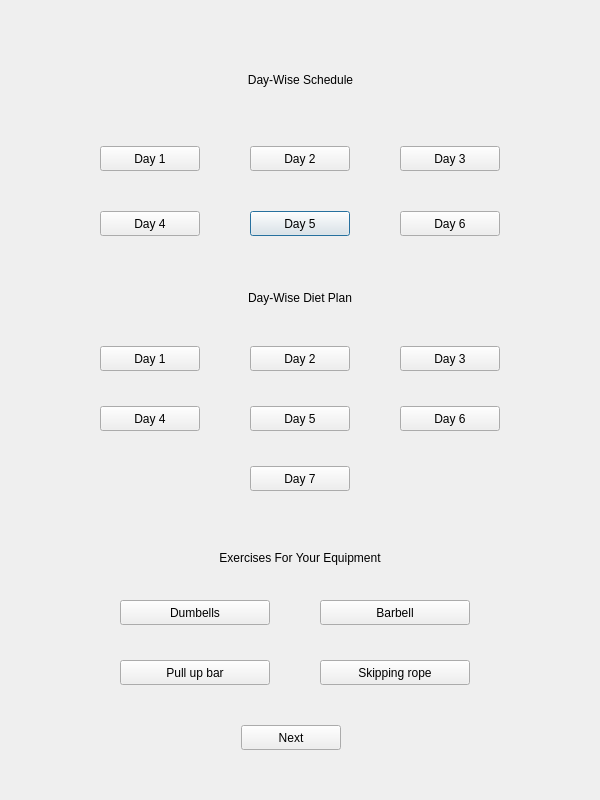
<?xml version="1.0" encoding="UTF-8"?>
<ui version="4.0">
 <class>hscreen5</class>
 <widget class="QDialog" name="hscreen5">
  <property name="geometry">
   <rect>
    <x>0</x>
    <y>0</y>
    <width>600</width>
    <height>800</height>
   </rect>
  </property>
  <property name="windowTitle">
   <string>Plan Of Action</string>
  </property>
  <widget class="QPushButton" name="hexerd5">
   <property name="geometry">
    <rect>
     <x>250</x>
     <y>211</y>
     <width>100</width>
     <height>25</height>
    </rect>
   </property>
   <property name="text">
    <string>Day 5</string>
   </property>
  </widget>
  <widget class="QLabel" name="daywiseheading">
   <property name="geometry">
    <rect>
     <x>100</x>
     <y>60</y>
     <width>401</width>
     <height>41</height>
    </rect>
   </property>
   <property name="text">
    <string>&lt;html&gt;&lt;head/&gt;&lt;body&gt;&lt;p align=&quot;center&quot;&gt;Day-Wise Schedule&lt;/p&gt;&lt;/body&gt;&lt;/html&gt;</string>
   </property>
  </widget>
  <widget class="QPushButton" name="hexerd1">
   <property name="geometry">
    <rect>
     <x>100</x>
     <y>146</y>
     <width>100</width>
     <height>25</height>
    </rect>
   </property>
   <property name="text">
    <string>Day 1</string>
   </property>
  </widget>
  <widget class="QPushButton" name="eq3">
   <property name="geometry">
    <rect>
     <x>120</x>
     <y>660</y>
     <width>150</width>
     <height>25</height>
    </rect>
   </property>
   <property name="text">
    <string>Pull up bar</string>
   </property>
  </widget>
  <widget class="QPushButton" name="hdietd4">
   <property name="geometry">
    <rect>
     <x>100</x>
     <y>406</y>
     <width>100</width>
     <height>25</height>
    </rect>
   </property>
   <property name="text">
    <string>Day 4</string>
   </property>
  </widget>
  <widget class="QPushButton" name="hexerd3">
   <property name="geometry">
    <rect>
     <x>400</x>
     <y>146</y>
     <width>100</width>
     <height>25</height>
    </rect>
   </property>
   <property name="text">
    <string>Day 3</string>
   </property>
  </widget>
  <widget class="QPushButton" name="eq4">
   <property name="geometry">
    <rect>
     <x>320</x>
     <y>660</y>
     <width>150</width>
     <height>25</height>
    </rect>
   </property>
   <property name="text">
    <string>Skipping rope</string>
   </property>
  </widget>
  <widget class="QPushButton" name="hexerd4">
   <property name="geometry">
    <rect>
     <x>100</x>
     <y>211</y>
     <width>100</width>
     <height>25</height>
    </rect>
   </property>
   <property name="text">
    <string>Day 4</string>
   </property>
  </widget>
  <widget class="QPushButton" name="hexerd2">
   <property name="geometry">
    <rect>
     <x>250</x>
     <y>146</y>
     <width>100</width>
     <height>25</height>
    </rect>
   </property>
   <property name="text">
    <string>Day 2</string>
   </property>
  </widget>
  <widget class="QPushButton" name="hdietd2">
   <property name="geometry">
    <rect>
     <x>250</x>
     <y>346</y>
     <width>100</width>
     <height>25</height>
    </rect>
   </property>
   <property name="text">
    <string>Day 2</string>
   </property>
  </widget>
  <widget class="QPushButton" name="hdietd5">
   <property name="geometry">
    <rect>
     <x>250</x>
     <y>406</y>
     <width>100</width>
     <height>25</height>
    </rect>
   </property>
   <property name="text">
    <string>Day 5</string>
   </property>
  </widget>
  <widget class="QPushButton" name="hs5nxt">
   <property name="geometry">
    <rect>
     <x>241</x>
     <y>725</y>
     <width>100</width>
     <height>25</height>
    </rect>
   </property>
   <property name="text">
    <string>Next</string>
   </property>
  </widget>
  <widget class="QPushButton" name="hexerd6">
   <property name="geometry">
    <rect>
     <x>400</x>
     <y>211</y>
     <width>100</width>
     <height>25</height>
    </rect>
   </property>
   <property name="text">
    <string>Day 6</string>
   </property>
  </widget>
  <widget class="QPushButton" name="hdietd7">
   <property name="geometry">
    <rect>
     <x>250</x>
     <y>466</y>
     <width>100</width>
     <height>25</height>
    </rect>
   </property>
   <property name="text">
    <string>Day 7</string>
   </property>
  </widget>
  <widget class="QPushButton" name="hdietd3">
   <property name="geometry">
    <rect>
     <x>400</x>
     <y>346</y>
     <width>100</width>
     <height>25</height>
    </rect>
   </property>
   <property name="text">
    <string>Day 3</string>
   </property>
  </widget>
  <widget class="QPushButton" name="hdietd6">
   <property name="geometry">
    <rect>
     <x>400</x>
     <y>406</y>
     <width>100</width>
     <height>25</height>
    </rect>
   </property>
   <property name="text">
    <string>Day 6</string>
   </property>
  </widget>
  <widget class="QLabel" name="equipmentheading">
   <property name="geometry">
    <rect>
     <x>100</x>
     <y>546</y>
     <width>400</width>
     <height>25</height>
    </rect>
   </property>
   <property name="text">
    <string>&lt;html&gt;&lt;head/&gt;&lt;body&gt;&lt;p align=&quot;center&quot;&gt;Exercises For Your Equipment&lt;/p&gt;&lt;/body&gt;&lt;/html&gt;</string>
   </property>
  </widget>
  <widget class="QPushButton" name="hdietd1">
   <property name="geometry">
    <rect>
     <x>100</x>
     <y>346</y>
     <width>100</width>
     <height>25</height>
    </rect>
   </property>
   <property name="text">
    <string>Day 1</string>
   </property>
  </widget>
  <widget class="QPushButton" name="eq1">
   <property name="geometry">
    <rect>
     <x>120</x>
     <y>600</y>
     <width>150</width>
     <height>25</height>
    </rect>
   </property>
   <property name="text">
    <string>Dumbells</string>
   </property>
  </widget>
  <widget class="QPushButton" name="eq2">
   <property name="geometry">
    <rect>
     <x>320</x>
     <y>600</y>
     <width>150</width>
     <height>25</height>
    </rect>
   </property>
   <property name="text">
    <string>Barbell</string>
   </property>
  </widget>
  <widget class="QLabel" name="dietplanschedule">
   <property name="geometry">
    <rect>
     <x>100</x>
     <y>286</y>
     <width>400</width>
     <height>25</height>
    </rect>
   </property>
   <property name="text">
    <string>&lt;html&gt;&lt;head/&gt;&lt;body&gt;&lt;p align=&quot;center&quot;&gt;Day-Wise Diet Plan&lt;/p&gt;&lt;/body&gt;&lt;/html&gt;</string>
   </property>
  </widget>
 </widget>
 <resources/>
 <connections/>
</ui>
